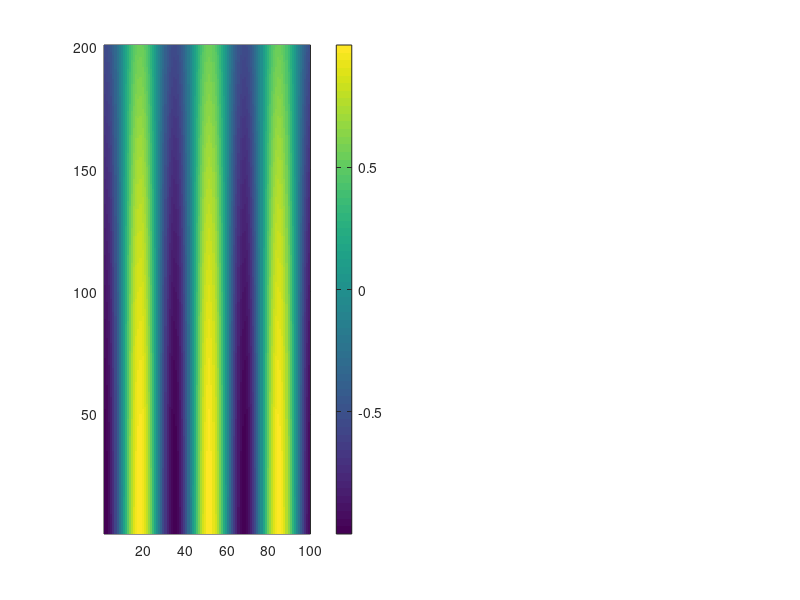

This figure's MATLAB source: (Note: this script raises an error after producing the figure.)
clc, clear all, close all
addpath('../utilities')
addpath('../utilities/derivatives')
addpath('/Users/ryanhass/Documents/MATLAB/Lele_Research/matlabFunctions')
nz = 200;
nx = 100;
ny = 100;

Lx = 2*pi;
Ly = pi;
Lz = 1;

dx = Lx/nx;
dy = Ly/ny;
dz = Lz/nz;

x = 0:dx:Lx-dx;
y = 0:dy:Ly-dy;
z = 0:dz:Lz;

[x,y,z] = ndgrid(x,y,z);

u = (sin(2*x) + 0.2*cos(12*x)).*sin(2*y).*(z.^3 + 2*z.^2 - 0.5*z - 3);
v = (cos(3*x) + 0.1*sin(15*x)).*cos(3*y).*(0.2*z.^3 + z.^2 - 2*z);
w = cos(3*x).*cos(2*y).*cos(z);

figure
subplot(1,2,1)
pcolor(squeeze(w(:,end/2,:))')
shading flat
colorbar

[~,~,wout] = enforceNoPenBCxyPeriodic(u,v,w,Lx,Ly,Lz,squeeze(z(1,1,:)));
subplot(1,2,2)
pcolor(squeeze(wout(:,end/2,:))')
shading flat
colorbar

figure
for j = 1:ny
    plot(squeeze(x(:,j,1)),squeeze(w(:,j,1))), hold on
    plot(squeeze(x(:,j,1)),squeeze(wout(:,j,1))), hold off
    grid on
    ylim([-0.1 0.1])
    frame=getframe;
end